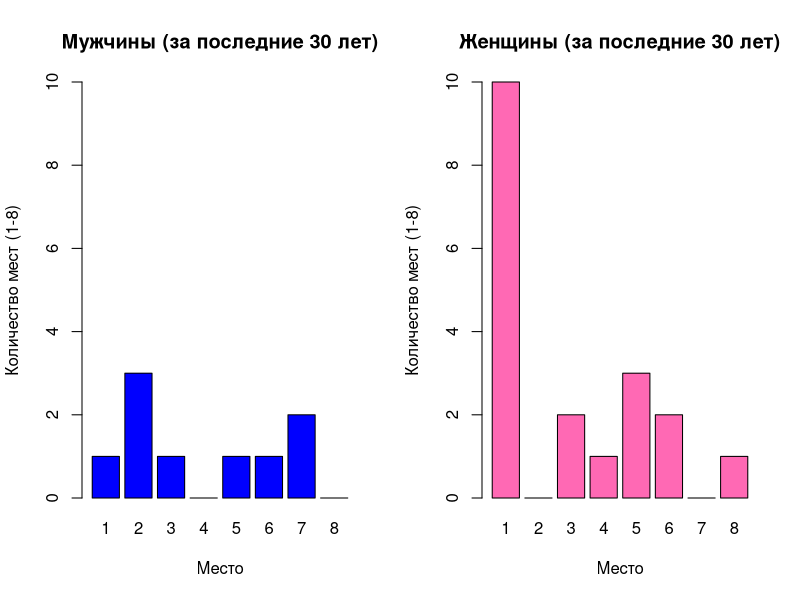
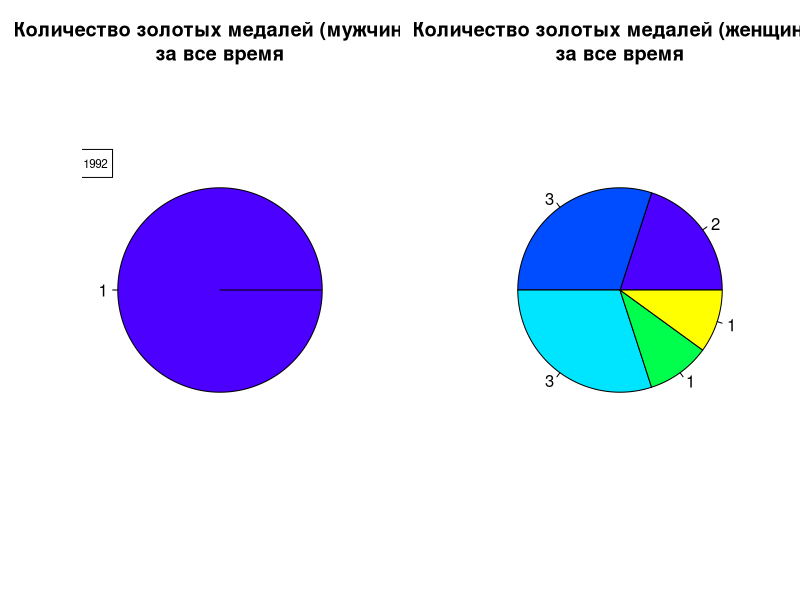
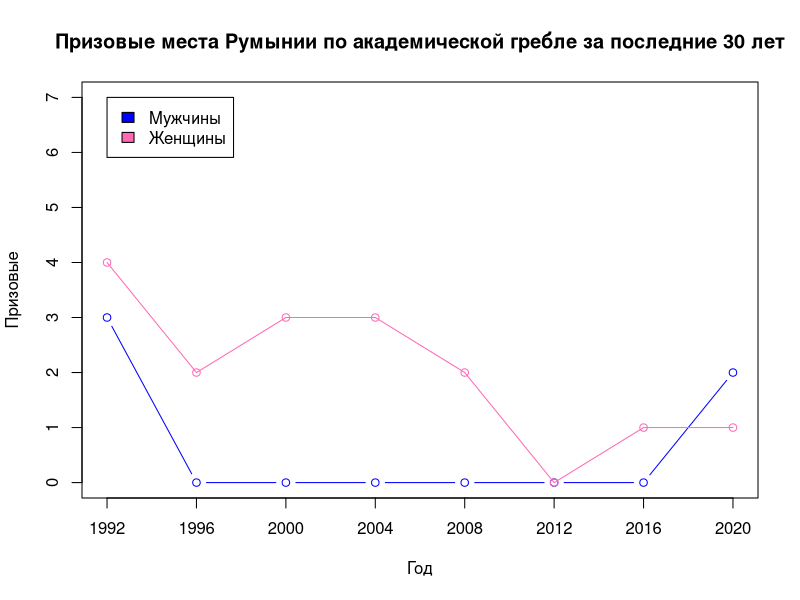
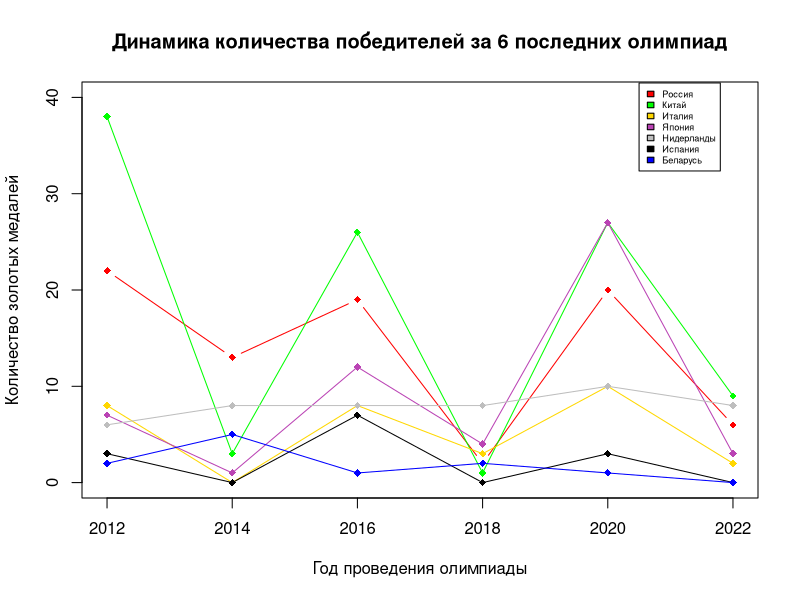
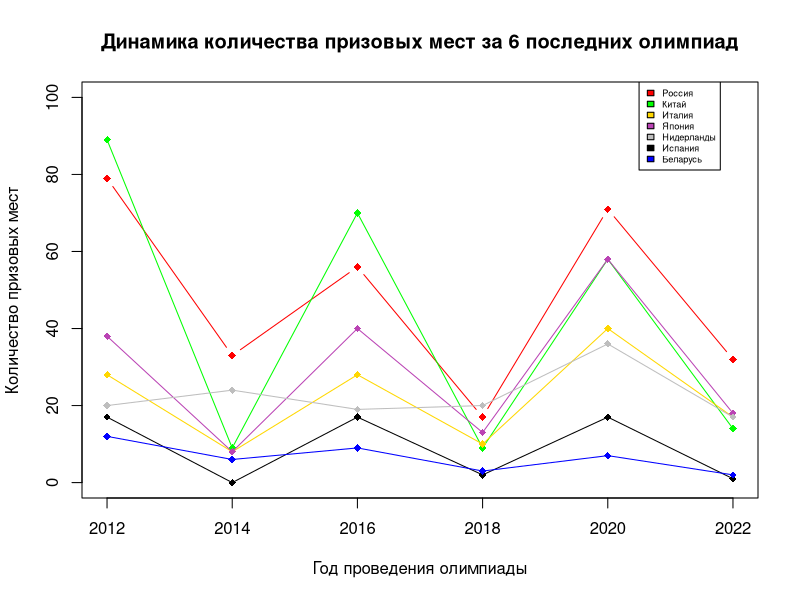
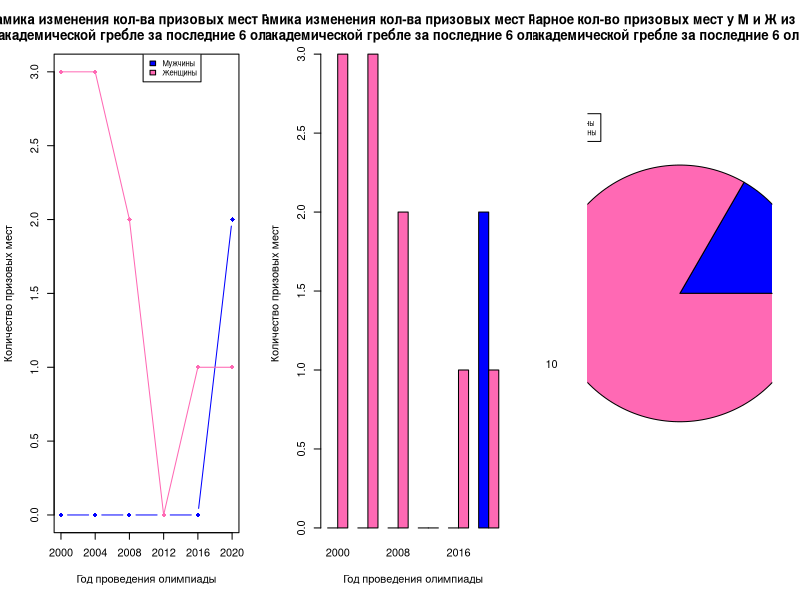

These charts were generated, in order, by the following R code:
# Румыния - Гребля академическая
setwd("C:/Users/AlmaZ/RStudioProjects/R/LR4")
library(readxl)

df_m <- read_excel("LR4_greb_m.xlsx")
df_f <- read_excel("LR4_greb_f.xlsx")

# количество призовых мест
all_pl_m <- sapply(df_m[df_m$Year >= 1992, -1], sum)
all_pl_f <- sapply(df_f[df_m$Year >= 1993, -1], sum)

par(mfrow=c(1,2))
barplot(all_pl_m, names=c(1:8), col="blue", xlab="Место", 
        ylab="Количество мест (1-8)", ylim=c(0,10), main="Мужчины (за последние 30 лет)")
barplot(all_pl_f, names=c(1:8), col="hotpink", xlab="Место",
        ylab="Количество мест (1-8)", ylim = c(0, 10), main="Женщины (за последние 30 лет)")

# первые места
first_pl_m <- df_m[df_m$Gold > 0 & df_m$Year >= 1992, c(1:2)]
first_pl_f <- df_f[df_f$Gold > 0 & df_f$Year >= 1993, c(1:2)]

pie(first_pl_m$Gold, labels=first_pl_m$Gold, 
    col=topo.colors(length(first_pl_m$Year)), 
    main = "Количество золотых медалей (мужчины)\nза все время")
legend(-1.3, 1.1, first_pl_m$Year, cex=0.7, 
       fill = topo.colors(length(first_pl_m$Year)))

pie(first_pl_f$Gold, labels=first_pl_f$Gold, 
    col=topo.colors(length(first_pl_f$Year)), 
    main = "Количество золотых медалей (женщины)\nза все время")
legend(-1.6, 1.5, first_pl_f$Year, cex=0.7, 
       fill = topo.colors(length(first_pl_f$Year)))

# призовые места
prize_pl_m <- data.frame(Год=df_m[df_m$Year >= 1992, 1], 
                         Призовые=rowSums(df_m[df_m$Year >= 1992, 2:4]))

prize_pl_f <- data.frame(Год=df_f[df_f$Year >= 1992, 1], 
                         Призовые=rowSums(df_f[df_f$Year >= 1992, 2:4]))

par(mfrow=c(1,1))
plot(prize_pl_m, type="b", pch=21, col="blue", xaxt="n", ylim=c(0,7), xlab="Год",
     main="Призовые места Румынии по академической гребле за последние 30 лет")
lines(prize_pl_f, type="o", pch=21, col="hotpink")
legend(min(prize_pl_m$Year), 7, c("Мужчины", "Женщины"), fill=c("blue", "hotpink"))
axis(side=1, at=prize_pl_m$Year)



last6_gold <- read_excel("LR4_gold.xlsx")


pl_col <- c('red', 'green', 'gold', '#BA43B4', 'gray', 'black', 'blue')
plot(last6_gold$Год, last6_gold$Россия, type="b", 
     pch=18, col=pl_col[1], xaxt="n", ylim=c(0, 40), 
     xlab="Год проведения олимпиады", ylab="Количество золотых медалей", 
     main="Динамика количества победителей за 6 последних олимпиад")
lines(last6_gold$Год, last6_gold$Китай, type="o", pch=18, col=pl_col[2])
lines(last6_gold$Год, last6_gold$Италия, type="o", pch=18, col=pl_col[3])
lines(last6_gold$Год, last6_gold$Япония, type="o", pch=18, col=pl_col[4])
lines(last6_gold$Год, last6_gold$Нидерланды, type="o", pch=18, col=pl_col[5])
lines(last6_gold$Год, last6_gold$Испания, type="o", pch=18, col=pl_col[6])
lines(last6_gold$Год, last6_gold$Беларусь, type="o", pch=18, col=pl_col[7])
axis(side=1, at=last6_gold$Год)
legend(max(last6_gold$Год) - 1.5, 41.5, cex = 0.55,
       colnames(last6_gold)[-1], fill=pl_col)


last6_prize <- read_excel("LR4_prize.xlsx")

plot(last6_prize$Год, last6_prize$Россия, type="b", 
     pch=18, col=pl_col[1], xaxt="n", ylim=c(0, 100), 
     xlab="Год проведения олимпиады", ylab="Количество призовых мест", 
     main="Динамика количества призовых мест за 6 последних олимпиад")
lines(last6_prize$Год, last6_prize$Китай, type="o", pch=18, col=pl_col[2])
lines(last6_prize$Год, last6_prize$Италия, type="o", pch=18, col=pl_col[3])
lines(last6_prize$Год, last6_prize$Япония, type="o", pch=18, col=pl_col[4])
lines(last6_prize$Год, last6_prize$Нидерланды, type="o", pch=18, col=pl_col[5])
lines(last6_prize$Год, last6_prize$Испания, type="o", pch=18, col=pl_col[6])
lines(last6_prize$Год, last6_prize$Беларусь, type="o", pch=18, col=pl_col[7])
axis(side=1, at=last6_prize$Год)
legend(max(last6_prize$Год) - 1.5, 104, cex = 0.55,
       colnames(last6_prize)[-1], fill=pl_col)


last6_m <- tail(prize_pl_m, 6)
last6_f <- tail(prize_pl_f, 6)

par(mfrow=c(1,3))
plot(last6_m, type="b", pch=18, col="blue", xaxt="n", ylim=c(0,3), 
     xlab="Год проведения олимпиады", ylab="Количество призовых мест",
     main="Динамика изменения кол-ва призовых мест Румынии\nпо академической гребле за последние 6 олимпиад")
lines(last6_f, type="o", pch=18, col="hotpink")
legend(max(last6_f$Year) - 10.4, 3.12, cex=0.7 ,c("Мужчины", "Женщины"), fill=c("blue", "hotpink"))
axis(side=1, at=last6_m$Year)


last6_mf = data.frame(Призовые_М=last6_m$Призовые, Призовые_Ж=last6_f$Призовые)
barplot(t(as.matrix(last6_mf)), beside=T, 
        xlab="Год проведения олимпиады", 
        ylab="Количество призовых мест", names=last6_f$Year, col=c("blue", "hotpink"), 
        main="Динамика изменения кол-ва призовых мест Румынии\nпо академической гребле за последние 6 олимпиад")

last6_mf_sum <- sapply(last6_mf, sum)
pie(last6_mf_sum, labels=c(last6_mf_sum["Призовые_М"], last6_mf_sum["Призовые_Ж"]), 
    col=c("blue", "hotpink"), radius = 1.5,
    main="Суммарное кол-во призовых мест у М и Ж из Румынии\nпо академической гребле за последние 6 олимпиад")
legend(-1.6, 2.1, c('Мужчины', 'Женщины'), cex=0.7, 
       fill = c("blue", "hotpink"))